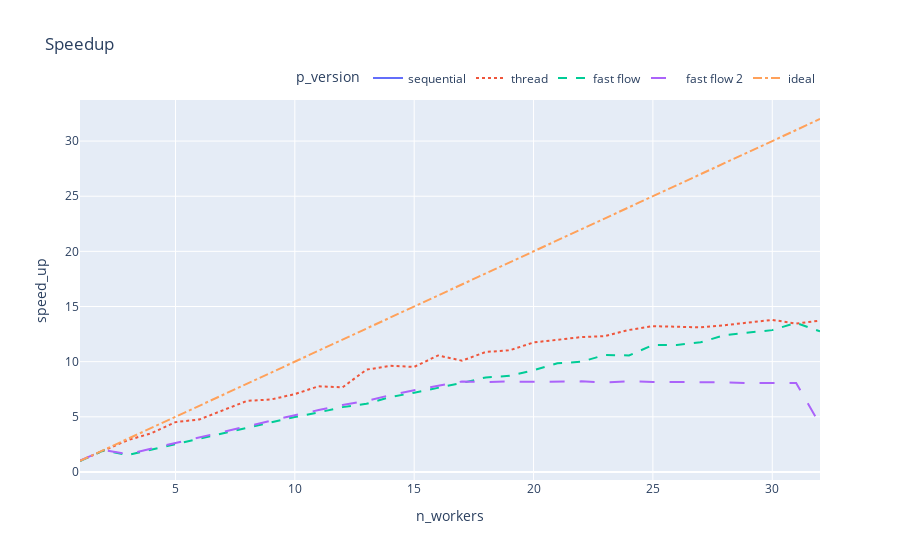

The notebook cell saved with this chart:
### Code cell
fig = px.line(mean_time_df, x="n_workers", y="speed_up",color='p_version', title="Speedup", line_dash='p_version', ) 
fig.update_layout(legend=dict(
    orientation="h",
    yanchor="bottom",
    y=1.02,
    xanchor="right",
    x=1
))
fig.show()

### Figure 1 — Plotly figure (JSON) as saved in the notebook; plotly's stock layout.template omitted (floating-point values rounded to 4 significant figures)
{"data": [{"hovertemplate": "p_version=sequential<br>n_workers=%{x}<br>speed_up=%{y}<extra></extra>", "legendgroup": "sequential", "line": {"color": "#636efa", "dash": "solid"}, "marker": {"symbol": "circle"}, "mode": "lines", "name": "sequential", "orientation": "v", "showlegend": true, "type": "scatter", "x": [1], "xaxis": "x", "y": [1], "yaxis": "y"}, {"hovertemplate": "p_version=thread<br>n_workers=%{x}<br>speed_up=%{y}<extra></extra>", "legendgroup": "thread", "line": {"color": "#EF553B", "dash": "dot"}, "marker": {"symbol": "circle"}, "mode": "lines", "name": "thread", "orientation": "v", "showlegend": true, "type": "scatter", "x": [1, 2, 3, 4, 5, 6, 7, 8, 9, 10, 11, 12, 13, 14, 15, 16, 17, 18, 19, 20, 21, 22, 23, 24, 25, 26, 27, 28, 29, 30, 31, 32], "xaxis": "x", "y": [1.008, 1.975, 2.883, 3.515, 4.516, 4.756, 5.578, 6.447, 6.569, 7.057, 7.77, 7.67, 9.274, 9.621, 9.525, 10.56, 10.09, 10.88, 11.03, 11.74, 11.98, 12.23, 12.32, 12.88, 13.22, 13.15, 13.1, 13.3, 13.52, 13.79, 13.45, 13.72], "yaxis": "y"}, {"hovertemplate": "p_version=fast flow<br>n_workers=%{x}<br>speed_up=%{y}<extra></extra>", "legendgroup": "fast flow", "line": {"color": "#00cc96", "dash": "dash"}, "marker": {"symbol": "circle"}, "mode": "lines", "name": "fast flow", "orientation": "v", "showlegend": true, "type": "scatter", "x": [1, 2, 3, 4, 5, 6, 7, 8, 9, 10, 11, 12, 13, 14, 15, 16, 17, 18, 19, 20, 21, 22, 23, 24, 25, 26, 27, 28, 29, 30, 31, 32], "xaxis": "x", "y": [0.9921, 1.961, 1.538, 2.036, 2.518, 3.016, 3.483, 3.983, 4.472, 4.979, 5.396, 5.878, 6.179, 6.791, 7.187, 7.607, 8.071, 8.57, 8.713, 9.224, 9.857, 9.988, 10.61, 10.56, 11.5, 11.51, 11.75, 12.41, 12.65, 12.86, 13.52, 12.74], "yaxis": "y"}, {"hovertemplate": "p_version=fast flow 2<br>n_workers=%{x}<br>speed_up=%{y}<extra></extra>", "legendgroup": "fast flow 2", "line": {"color": "#ab63fa", "dash": "longdash"}, "marker": {"symbol": "circle"}, "mode": "lines", "name": "fast flow 2", "orientation": "v", "showlegend": true, "type": "scatter", "x": [1, 2, 3, 4, 5, 6, 7, 8, 9, 10, 11, 12, 13, 14, 15, 16, 17, 18, 19, 20, 21, 22, 23, 24, 25, 26, 27, 28, 29, 30, 31, 32], "xaxis": "x", "y": [1.032, 1.97, 1.615, 2.127, 2.649, 3.158, 3.65, 4.183, 4.647, 5.148, 5.609, 6.073, 6.441, 6.968, 7.403, 7.81, 8.204, 8.157, 8.201, 8.168, 8.164, 8.212, 8.106, 8.214, 8.158, 8.167, 8.163, 8.129, 8.062, 8.095, 8.074, 4.292], "yaxis": "y"}, {"hovertemplate": "p_version=ideal<br>n_workers=%{x}<br>speed_up=%{y}<extra></extra>", "legendgroup": "ideal", "line": {"color": "#FFA15A", "dash": "dashdot"}, "marker": {"symbol": "circle"}, "mode": "lines", "name": "ideal", "orientation": "v", "showlegend": true, "type": "scatter", "x": [1, 2, 3, 4, 5, 6, 7, 8, 9, 10, 11, 12, 13, 14, 15, 16, 17, 18, 19, 20, 21, 22, 23, 24, 25, 26, 27, 28, 29, 30, 31, 32], "xaxis": "x", "y": [1, 2, 3, 4, 5, 6, 7, 8, 9, 10, 11, 12, 13, 14, 15, 16, 17, 18, 19, 20, 21, 22, 23, 24, 25, 26, 27, 28, 29, 30, 31, 32], "yaxis": "y"}], "layout": {"legend": {"orientation": "h", "title": {"text": "p_version"}, "tracegroupgap": 0, "x": 1, "xanchor": "right", "y": 1.02, "yanchor": "bottom"}, "title": {"text": "Speedup"}, "xaxis": {"anchor": "y", "domain": [0, 1], "title": {"text": "n_workers"}}, "yaxis": {"anchor": "x", "domain": [0, 1], "title": {"text": "speed_up"}}}}
